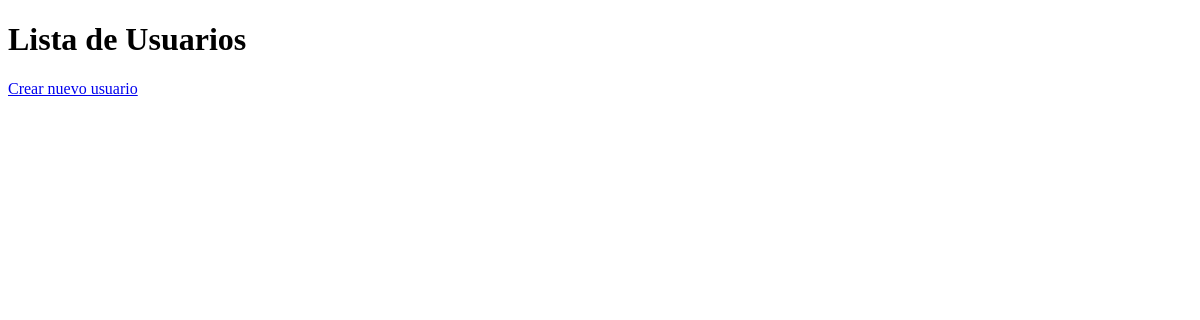
Before: /biblioteca/usuarios/ with the older database file.
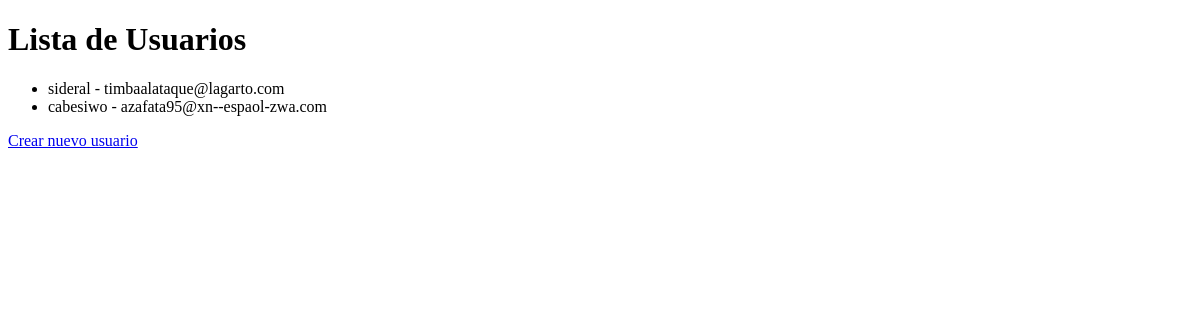
After: the same page with the newer database file.
### biblioteca/models.py (models this page shows, shortened)
class Usuario(models.Model):
    nombre = models.CharField(max_length=100)
    email = models.EmailField(unique=True)

### biblioteca/views.py (the view)
# urls.py: path('usuarios/', views.lista_usuarios, name='lista_usuarios'),
def lista_usuarios(request):
    usuarios = Usuario.objects.all()
    return render(request, 'biblioteca/lista_usuarios.html', {'usuarios': usuarios})

### biblioteca/templates/biblioteca/lista_usuarios.html (shortened to what this page needs)
<!DOCTYPE html>
<html>
<head>
</head>
<body>
    <h1>Lista de Usuarios</h1>
    <ul>
        {% for usuario in usuarios %}
            <li>{{ usuario.nombre }} - {{ usuario.email }}</li>
        {% endfor %}
    </ul>
    <a href="{% url 'crear_usuario' %}">Crear nuevo usuario</a>
</body>
</html>

Changed rows visible on the page:
added Usuario: nombre "sideral", email "timbaalataque@lagarto.com"
added Usuario: nombre "cabesiwo", email "azafata95@xn--espaol-zwa.com"
